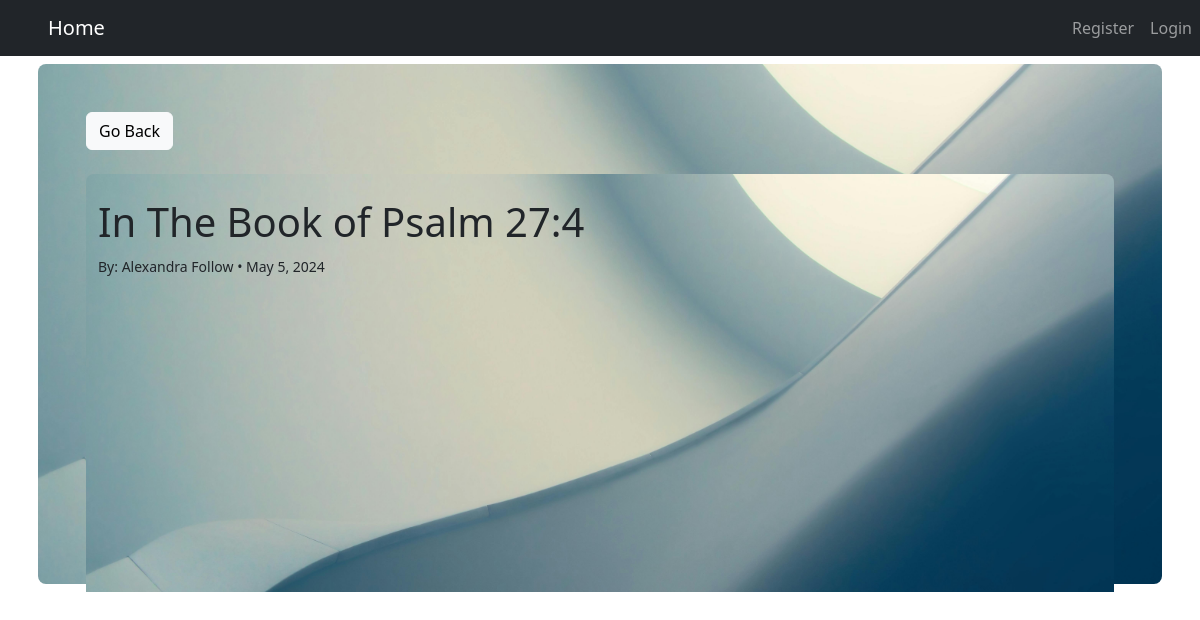
/detail/30, run on the app's committed database.
### blogpost/models.py (models this page shows, shortened)
class Post(models.Model):
    title = models.CharField(max_length=255)
    author = models.ForeignKey(User, on_delete=models.CASCADE)
    body = models.TextField()
    post_date = models.DateField(auto_now_add=True)
    likes = models.ManyToManyField(User, related_name='blogpost')
    def total_likes(self):
        return self.likes.count()

### blogpost/views.py (the view)
# urls.py: path('detail/<int:pk>', Detail.as_view(), name='blogdetail'),
class Detail(DetailView):
    model = Post
    template_name = 'detail-view.html'
    def get_context_data(self, *args, **kwargs):
        context = super(Detail, self).get_context_data(*args, **kwargs)
        stuff = get_object_or_404(Post, id=self.kwargs['pk'])
        total_likes = stuff.total_likes()
        liked = False
        if stuff.likes.filter(id=self.request.user.id).exists():
            liked = True
        context['total_likes'] = total_likes
        context['liked'] = liked
        context['likers'] = stuff.likes.all()
        return context

### blogpost/templates/detail-view.html (shortened to what this page needs)
{% extends "base.html" %}
{% block content %}
<div class="container p-2 overflow-hidden " style="height: auto;">
    <div class="container p-5 mt-0  rounded-3">
        <button class='btn btn-light' onclick="history.back()">Go Back</button><br><br>
        <div class="container rounded-3">
            <br>
            <h1>{{ post.title }}</h1>
            <small>
                By: {{ post.author.first_name }} {{ post.author.last_name }} • {{ post.post_date }}
            </small><br>
        </div>
        <br>
        <br><br>
        <br><br>
        {% if not post.comments.all %}
            No comments yet ... <a href='{% url 'addcomment' post.pk %}' class="a px-3"><button type='submit' class='btn btn-success btn-sm rounded-5'>Add One</button></a>
        {% else %}
            <br><br>
        {% endif %}
        <br>
        <br><br>
    </div>
</div>
{% endblock %}

### static/css/style.css (style rules this page uses)
.container.rounded-3 { height: 65vh; background-image: url('/static/img/pixel.jpg'); background-repeat: no-repeat; background-size: cover; background-position: center; }

### data on the page
Post: title "In The Book of Psalm 27:4", author.first_name "Alexandra", author.last_name "Follow", post_date "May 5, 2024"
